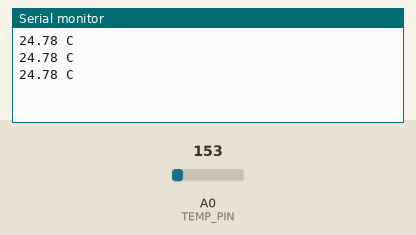
Simulated run of this sketch. Board: Arduino Uno, built with avr-gcc and run on an emulated ATmega328P. Parts: the last lines printed to the serial monitor. The test bench sets the inputs (shaded band); at power-on: A0 (TEMP_PIN) = 153.

Above: at 1.3 s.
1.4 s: A0 (TEMP_PIN) set to 165
At 1.8 s:
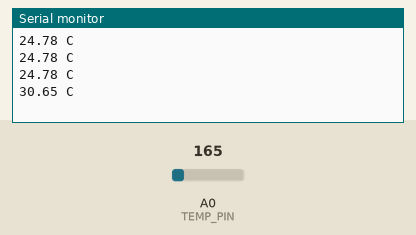
2.9 s: A0 (TEMP_PIN) set to 175
At 3.4 s:
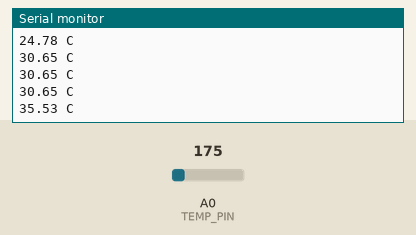
Timing chart, 0 to 5.9 s (numbered marks = the images above; inputs shaded):
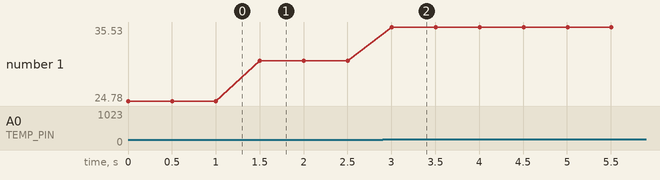

Measured:
- after the input at 1.4 s, the serial monitor: prints a new line after 0.10 s (image 1)
- after the input at 2.9 s, the serial monitor: prints a new line after 0.10 s (image 2)
- plotted number 1: 24.78 → 30.65 after the input at 1.4 s, 30.65 → 35.53 after the input at 2.9 s

The sketch:

tmp36_read.ino
```cpp
// Lesson 04, Part B — TMP36 temperature sensor
// Flat face toward you, legs down: left->5V, middle->A0, right->GND
// WARNING: backwards = it gets hot. Unplug and flip if so.

const int TEMP_PIN = A0;

void setup() {
  Serial.begin(9600);
}

void loop() {
  int raw = analogRead(TEMP_PIN);              // 0-1023
  float volts = raw * (5.0 / 1023.0);          // back to a real voltage
  float tempC = (volts - 0.5) * 100.0;         // 10 mV/degC, 500 mV offset

  Serial.print(tempC);
  Serial.println(" C");
  delay(500);
}
```
